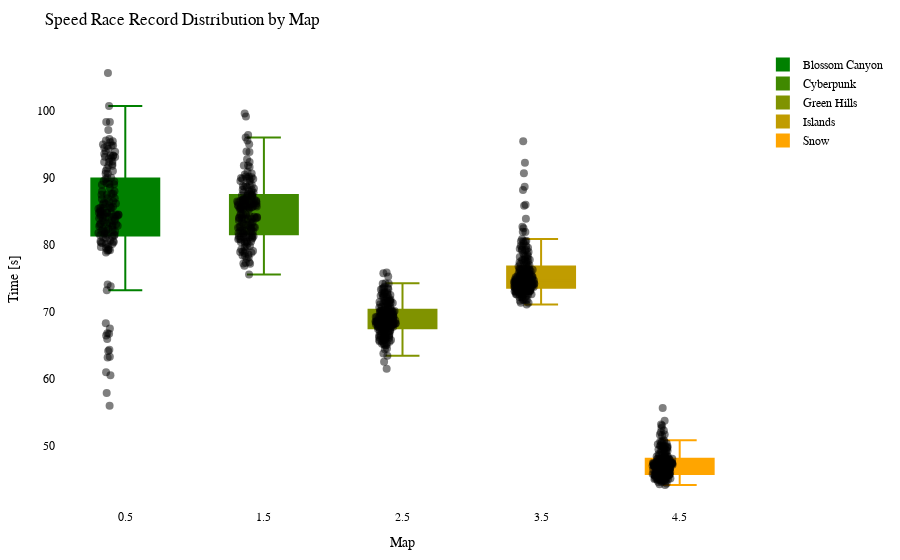

This figure's notebook cell:
### Code cell
import plotly.graph_objects as go
import plotly.io as pio

df = getRecordsDataframe(minigame="Wettrennen")

# Calculate the offset for centering the data points
num_columns = len(df.columns)
offset = 0.5

# Create a Swarm plot using Plotly
fig = go.Figure()

cmap = LinearSegmentedColormap.from_list("green_orange", ["green", "orange"])
colors = [to_hex(cmap(i / (num_columns - 1))) for i in range(num_columns)]

for i, (column, color) in enumerate(zip(df.columns, colors)):
    x_values = [i + offset] * len(df[column])  # Adjust x-values with offset for horizontal centering
    fig.add_trace(go.Box(x=x_values,
                         y=df[column],
                         name=column,
                         boxpoints='all',
                         pointpos=-0.5,  # Adjust point position to prevent overlapping
                         marker=dict(color='rgba(0,0,0,0.5)', size=8),  # Adjust marker color and size
                         line=dict(color=color),
                         fillcolor=color,
                         hovertext=df_to_html.index,
                         hoverinfo='name+text+y',
                         showlegend=True))

fig.update_layout(title="Speed Race Record Distribution by Map",
                  xaxis=dict(title="Map"),
                  yaxis=dict(title="Time [s]"),
                  showlegend=True,
                  font=dict(family="Arial", size=12, color="black"),  # Customize font
                  plot_bgcolor="white",  # Set background color
                  margin=dict(l=50, r=50, t=50, b=50),  # Adjust margins for better layout
                  )


pio.show(fig)

pio.write_html(fig, "out/wettr_swarm_plot.html")

### Figure 1 — Plotly figure (JSON) as saved in the notebook; plotly's stock layout.template omitted (floating-point values rounded to 4 significant figures; data arrays with more than 128 entries replaced by an {"elided": "..."} marker saying what was removed)
{"data": [{"boxpoints": "all", "fillcolor": "#008000", "hoverinfo": "name+text+y", "hovertext": {"elided": "217 str values"}, "line": {"color": "#008000"}, "marker": {"color": "rgba(0,0,0,0.5)", "size": 8}, "name": "Blossom Canyon", "pointpos": -0.5, "showlegend": true, "type": "box", "x": {"elided": "217 float values"}, "y": {"elided": "217 float values"}}, {"boxpoints": "all", "fillcolor": "#408900", "hoverinfo": "name+text+y", "hovertext": {"elided": "217 str values"}, "line": {"color": "#408900"}, "marker": {"color": "rgba(0,0,0,0.5)", "size": 8}, "name": "Cyberpunk", "pointpos": -0.5, "showlegend": true, "type": "box", "x": {"elided": "217 float values"}, "y": {"elided": "217 float values"}}, {"boxpoints": "all", "fillcolor": "#809300", "hoverinfo": "name+text+y", "hovertext": {"elided": "217 str values"}, "line": {"color": "#809300"}, "marker": {"color": "rgba(0,0,0,0.5)", "size": 8}, "name": "Green Hills", "pointpos": -0.5, "showlegend": true, "type": "box", "x": {"elided": "217 float values"}, "y": {"elided": "217 float values"}}, {"boxpoints": "all", "fillcolor": "#c09c00", "hoverinfo": "name+text+y", "hovertext": {"elided": "217 str values"}, "line": {"color": "#c09c00"}, "marker": {"color": "rgba(0,0,0,0.5)", "size": 8}, "name": "Islands", "pointpos": -0.5, "showlegend": true, "type": "box", "x": {"elided": "217 float values"}, "y": {"elided": "217 float values"}}, {"boxpoints": "all", "fillcolor": "#ffa500", "hoverinfo": "name+text+y", "hovertext": {"elided": "217 str values"}, "line": {"color": "#ffa500"}, "marker": {"color": "rgba(0,0,0,0.5)", "size": 8}, "name": "Snow", "pointpos": -0.5, "showlegend": true, "type": "box", "x": {"elided": "217 float values"}, "y": {"elided": "217 float values"}}], "layout": {"font": {"color": "black", "family": "Arial", "size": 12}, "margin": {"b": 50, "l": 50, "r": 50, "t": 50}, "plot_bgcolor": "white", "showlegend": true, "title": {"text": "Speed Race Record Distribution by Map"}, "xaxis": {"title": {"text": "Map"}}, "yaxis": {"title": {"text": "Time [s]"}}}}
